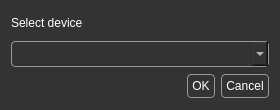
<?xml version="1.0" encoding="UTF-8"?>
<ui version="4.0">
 <class>SelectDeviceDialog</class>
 <widget class="QDialog" name="SelectDeviceDialog">
  <property name="geometry">
   <rect>
    <x>0</x>
    <y>0</y>
    <width>280</width>
    <height>110</height>
   </rect>
  </property>
  <property name="windowTitle">
   <string>Dialog</string>
  </property>
  <property name="styleSheet">
   <string notr="true">QDialog {	
	background: rgb(51,51,51);
}</string>
  </property>
  <layout class="QVBoxLayout" name="verticalLayout">
   <item>
    <widget class="QLabel" name="label">
     <property name="styleSheet">
      <string notr="true">color: #fff;</string>
     </property>
     <property name="text">
      <string>Select device</string>
     </property>
    </widget>
   </item>
   <item>
    <widget class="QComboBox" name="comboBox">
     <property name="styleSheet">
      <string notr="true">QComboBox {
	color: rgb(255, 255, 255);
	background: rgb(51, 51, 51);
	border: 1px solid #999999;
	border-radius: 4px;
	padding: 4px;
}

QComboBox:editable {
    color: rgb(255, 255, 255);
	background: rgb(51, 51, 51);
}</string>
     </property>
    </widget>
   </item>
   <item>
    <widget class="QDialogButtonBox" name="buttonBox">
     <property name="minimumSize">
      <size>
       <width>258</width>
       <height>26</height>
      </size>
     </property>
     <property name="styleSheet">
      <string notr="true">QPushButton {
	color: rgb(255, 255, 255);
	background-color: rgb(51, 51, 51);
	border: 1px solid #999999;
	border-radius: 4px;
	padding: 4px;
}</string>
     </property>
     <property name="orientation">
      <enum>Qt::Horizontal</enum>
     </property>
     <property name="standardButtons">
      <set>QDialogButtonBox::Cancel|QDialogButtonBox::Ok</set>
     </property>
    </widget>
   </item>
  </layout>
 </widget>
 <resources/>
 <connections>
  <connection>
   <sender>buttonBox</sender>
   <signal>accepted()</signal>
   <receiver>SelectDeviceDialog</receiver>
   <slot>accept()</slot>
   <hints>
    <hint type="sourcelabel">
     <x>248</x>
     <y>254</y>
    </hint>
    <hint type="destinationlabel">
     <x>157</x>
     <y>274</y>
    </hint>
   </hints>
  </connection>
  <connection>
   <sender>buttonBox</sender>
   <signal>rejected()</signal>
   <receiver>SelectDeviceDialog</receiver>
   <slot>reject()</slot>
   <hints>
    <hint type="sourcelabel">
     <x>316</x>
     <y>260</y>
    </hint>
    <hint type="destinationlabel">
     <x>286</x>
     <y>274</y>
    </hint>
   </hints>
  </connection>
 </connections>
</ui>
